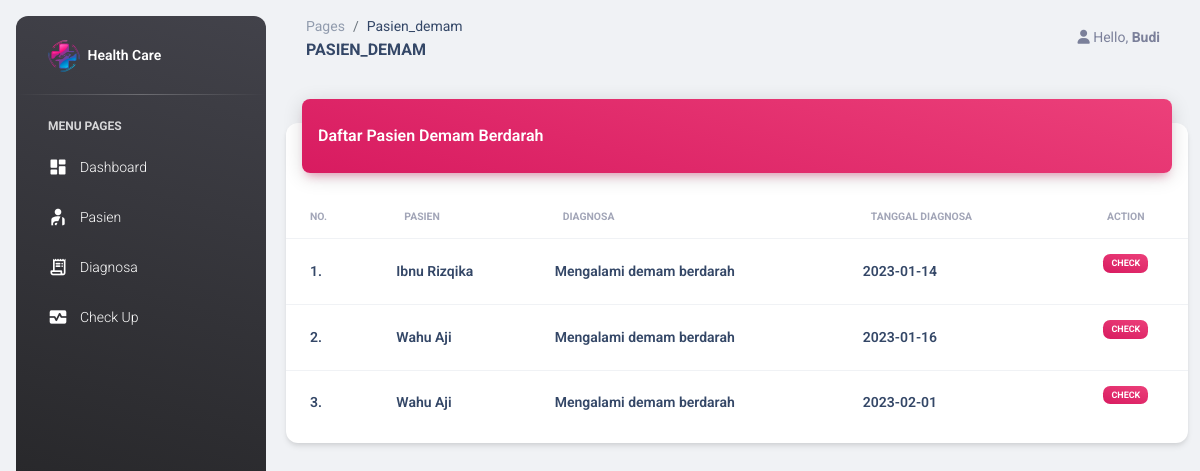
The app's page /index.php?page=pasien_demam (signed in) with its own data.
### tables this page shows
CREATE TABLE `demam` (
  `id` int(11) NOT NULL,
  `nama_pasien` varchar(255) NOT NULL,
  `tanggal_dbd` date NOT NULL,
  `Q1` int(11) NOT NULL,
  `Q2` int(11) NOT NULL,
  `Q3` int(11) NOT NULL,
  `Q4` int(11) NOT NULL,
  `Q5` int(11) NOT NULL,
  `Q6` int(11) NOT NULL,
  `Q7` int(11) NOT NULL,
  `Q8` int(11) NOT NULL,
  `Q9` int(11) NOT NULL,
  `Q10` int(11) NOT NULL,
  `jml_salah` int(11) NOT NULL,
  `hasil` varchar(50) NOT NULL
);

### models/m_pasien.php (called while the page is built, shortened)
<?php
class Pasien {
	private $mysqli;
	function __construct($conn) {
		$this->mysqli = $conn;
	}
	public function tampil_demam($id = null) {
		$db = $this->mysqli->conn;
		$sql = "SELECT * FROM demam";
		$query = $db->query($sql) or die ($db->error);
		return $query;
	}
}
?>

### views/diagnosa/pasien_demam.php (the view)
<?php
include "models/m_pasien.php";
$psn = new Pasien($connection);
?>
<div class="container-fluid py-4">
    <div class="row">
        <div class="col-12">
            <div class="card my-4">
                <div class="card-header p-0 position-relative mt-n4 mx-3 z-index-2">
                    <div class="bg-gradient-primary shadow-primary border-radius-lg pt-4 pb-3">
                        <h6 class="text-white text-capitalize ps-3">Daftar Pasien Demam Berdarah</h6>
                    </div>
                </div>
                <div class="card-body px-0 pb-2">
                    <div class="table-responsive p-0">
                        <table class="table align-items-center mb-0">
                            <thead>
                                <tr>
                                    <th class="text-uppercase text-secondary text-xxs font-weight-bolder opacity-7">No.</th>
                                    <th class="text-uppercase text-secondary text-xxs font-weight-bolder opacity-7">Pasien</th>
                                    <th class="text-uppercase text-secondary text-xxs font-weight-bolder opacity-7">Diagnosa</th>
                                    <th class="text-uppercase text-secondary text-xxs font-weight-bolder opacity-7">Tanggal Diagnosa</th>
                                    <th class="text-uppercase text-secondary text-xxs font-weight-bolder opacity-7 text-center">Action</th>
                                </tr>
                            </thead>
                            <tbody>
                                <?php
                                $no = 1;
                                $tampil_demam = $psn->tampil_demam();
                                while($data = $tampil_demam->fetch_object()) {
                                ?>
                                <tr>
                                    <td>
                                        <div class="d-flex px-2 py-1">
                                            <div class="d-flex flex-column justify-content-center">
                                                <h6 class="mx-2 mb-0 text-sm"><?php echo $no++.".";?></h6>
                                            </div>
                                        </div>
                                    </td>
                                    <td>
                                        <div class="d-flex px-2 py-1">
                                            <div class="d-flex flex-column justify-content-center">
                                                <h6 class="mb-0 text-sm"><?php echo $data->nama_pasien;?></h6>
                                            </div>
                                        </div>
                                    </td>
                                    <td>
                                        <div class="d-flex px-2 py-1">
                                            <div class="d-flex flex-column justify-content-center">
                                                <h6 class="mb-0 text-sm"><?php echo $data->hasil;?></h6>
                                            </div>
                                        </div>
                                    </td>
                                    <td class="text-center">
                                        <div class="d-flex px-2 py-1 text-center ">
                                            <div class="d-flex flex-column justify-content-center">
                                                <h6 class="text-sm mb-0"><?php echo $data->tanggal_dbd;?></h6>
                                            </div>
                                        </div>
                                    </td>
                                    <td class="text-center">
                                        <a href="?page=cek_demam&id=<?php echo $data->id; ?>">
                                            <button type="button" class="btn btn-sm px-1">
                                                <span class="badge bg-gradient-primary">Check</span>
                                            </button>
                                        </a>
                                    </td>
                                </tr>
                                <?php
                                    }
                                ?>
                            </tbody>
                        </table>
                    </div>
                </div>
            </div>
        </div>
    </div>
</div>

### records on screen
demam: nama_pasien "Ibnu Rizqika", hasil "Mengalami demam berdarah", tanggal_dbd "2023-01-14"
demam: nama_pasien "Wahu Aji", hasil "Mengalami demam berdarah", tanggal_dbd "2023-01-16"
demam: nama_pasien "Wahu Aji", hasil "Mengalami demam berdarah", tanggal_dbd "2023-02-01"

### other values on screen
$_GET['page'] "Pasien_demam"
$_GET['page'] "PASIEN_DEMAM"
